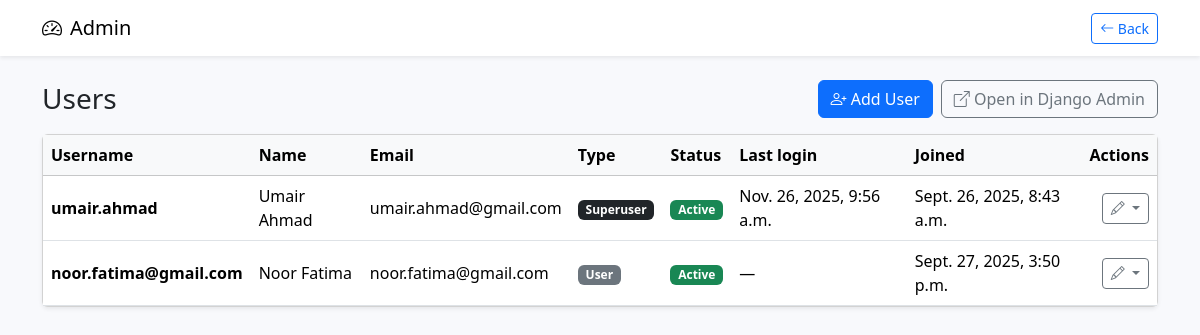
The page /dashboard/users/ (signed in) on the database its author committed.
### dashboard/models.py (models this page shows, shortened)
class UserDetail(models.Model):
	first_name = models.CharField(max_length=100)
	last_name = models.CharField(max_length=100)
	email = models.EmailField(unique=True)
	phone = models.CharField(max_length=20, blank=True)
	address = models.CharField(max_length=255, blank=True)
	city = models.CharField(max_length=100, blank=True)
	country = models.CharField(max_length=100, blank=True)
	created_at = models.DateTimeField(auto_now_add=True)
	class Meta:
		db_table = 'User Details'
		ordering = ['-created_at']

### dashboard/views.py (the view)
# urls.py: path('users/', views.users_list, name='users_list'),
@user_passes_test(superuser_required)
def users_list(request):
    users = User.objects.order_by('-date_joined')
    custom_users = UserDetail.objects.order_by('-created_at')
    return render(request, 'users_list.html', {'users': users, 'custom_users': custom_users})

### dashboard/views.py (called while the page is built)
def superuser_required(user):
	return user.is_authenticated and user.is_superuser

### templates/users_list.html (shortened to what this page needs)
{% load static %}
<!DOCTYPE html>
<html lang="en">
	<head>
		<link href="https://cdn.jsdelivr.net/npm/bootstrap@5.3.3/dist/css/bootstrap.min.css" rel="stylesheet" />
		<link href="https://cdn.jsdelivr.net/npm/bootstrap-icons@1.11.3/font/bootstrap-icons.css" rel="stylesheet" />
	</head>
	<body>
		<nav class="navbar navbar-light bg-white shadow-sm">
			<div class="container">
				<a class="navbar-brand d-flex align-items-center gap-2" href="/dashboard/">
					<i class="bi-speedometer2"></i>
					<span>Admin</span>
				</a>
				<div class="ms-auto">
					<a href="/dashboard/" class="btn btn-outline-primary btn-sm"><i class="bi-arrow-left"></i> Back</a>
				</div>
			</div>
		</nav>
		<div class="container py-4">
			<div class="d-flex justify-content-between align-items-center mb-3">
				<h1 class="h3 mb-0">Users</h1>
				<div class="d-flex gap-2">
					<a href="/dashboard/users/new/" class="btn btn-primary"><i class="bi-person-plus"></i> Add User</a>
					<a href="/admin/auth/user/" class="btn btn-outline-secondary"><i class="bi-box-arrow-up-right"></i> Open in Django Admin</a>
				</div>
			</div>
			<div class="card shadow-sm">
				<div class="table-responsive">
					<table class="table table-hover align-middle mb-0">
						<thead class="table-light">
							<tr>
								<th>Username</th>
								<th>Name</th>
								<th>Email</th>
								<th>Type</th>
								<th>Status</th>
								<th>Last login</th>
								<th>Joined</th>
                                <th class="text-end">Actions</th>
							</tr>
						</thead>
						<tbody>
							{% for u in users %}
							<tr>
								<td><span class="fw-semibold">{{ u.username }}</span></td>
								<td>{{ u.first_name }} {{ u.last_name }}</td>
								<td>{{ u.email }}</td>
								<td>
									{% if u.is_superuser %}
										<span class="badge text-bg-dark">Superuser</span>
									{% elif u.is_staff %}
										<span class="badge text-bg-primary">Staff</span>
									{% else %}
										<span class="badge text-bg-secondary">User</span>
									{% endif %}
								</td>
								<td>
									{% if u.is_active %}
										<span class="badge text-bg-success">Active</span>
									{% else %}
										<span class="badge text-bg-secondary">Inactive</span>
									{% endif %}
								</td>
								<td>{{ u.last_login|default:'—' }}</td>
								<td>{{ u.date_joined }}</td>
								<td class="text-end">
									<div class="dropdown position-static">
										<button type="button" class="btn btn-sm btn-outline-secondary dropdown-toggle" data-bs-toggle="dropdown" data-bs-auto-close="outside" aria-expanded="false">
											<i class="bi-pencil"></i>
										</button>
									</div>
								</td>
							</tr>
							{% endfor %}
                            {% for cu in custom_users %}
                            <tr>
                                <td><span class="fw-semibold">{{ cu.email|default:'—' }}</span></td>
                                <td>{{ cu.first_name }} {{ cu.last_name }}</td>
                                <td>{{ cu.email|default:'—' }}</td>
                                <td><span class="badge text-bg-secondary">User</span></td>
                                <td><span class="badge text-bg-success">Active</span></td>
                                <td>—</td>
                                <td>{{ cu.created_at }}</td>
                                <td class="text-end">
                                    <div class="dropdown position-static">
                                        <button type="button" class="btn btn-sm btn-outline-secondary dropdown-toggle" data-bs-toggle="dropdown" data-bs-auto-close="outside" aria-expanded="false">
                                            <i class="bi-pencil"></i>
                                        </button>
                                    </div>
                                </td>
                            </tr>
							{% empty %}
							<tr><td colspan="8" class="text-center text-muted py-4">No users found.</td></tr>
							{% endfor %}
						</tbody>
					</table>
				</div>
			</div>
		</div>
	</body>
</html>

### templates/users_list.html (style rules this page uses)
body { background: #f8f9fc; }
.table thead th { white-space: nowrap; }
.table-responsive { overflow: visible; }

### rows shown on the page
UserDetail: email "noor.fatima@gmail.com", first_name "Noor", last_name "Fatima", created_at "Sept. 27, 2025, 3:50 p.m."

### other values the page prints
{{ u.username }} "umair.ahmad"
{{ u.first_name }} "Umair"
{{ u.last_name }} "Ahmad"
{{ u.email }} "umair.ahmad@gmail.com"
{{ u.last_login|default:'—' }} "Nov. 26, 2025, 9:56 a.m."
{{ u.date_joined }} "Sept. 26, 2025, 8:43 a.m."
